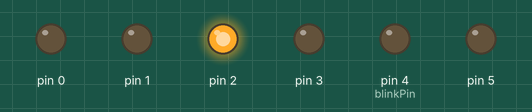
The sketch below on a simulated Arduino Uno, built with avr-gcc and run on an emulated ATmega328P. On the bench: output pins drawn as LEDs (lit = HIGH). Random numbers use the default seed unless the sketch sets one.

Above: at 0.05 s.
At 7.58 s:
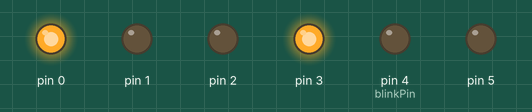
At 11.79 s:
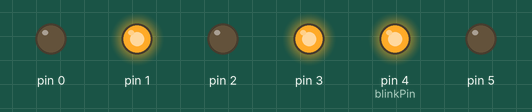
At 18.54 s:
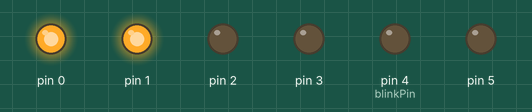
At 27.13 s:
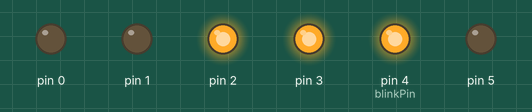
At 37.62 s:
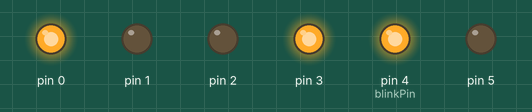
Timing chart, 0 to 40.0 s (numbered marks = the images above):
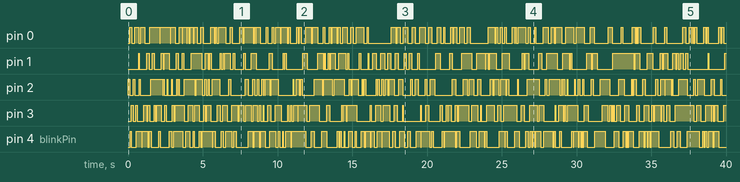

Measured:
- by itself, pin 0: LOW → HIGH at 0.10 s, → LOW 0.15 s later, → HIGH 0.20 s later, → LOW 0.25 s later, … (158 changes in this stretch)
- by itself, pin 2: LOW → HIGH at 0.00 s, → LOW 0.10 s later, → HIGH 0.25 s later, → LOW 0.10 s later, … (150 changes in this stretch)
- by itself, pin 3: LOW → HIGH at 0.20 s, → LOW 0.15 s later, → HIGH 0.15 s later, → LOW 0.10 s later, … (149 changes in this stretch)

The sketch:

blink.ino
```cpp
int blinkPin = 4 ;

void setup() {
  pinMode(0, OUTPUT);
  pinMode(1, OUTPUT);
  pinMode(2, OUTPUT);
  pinMode(3, OUTPUT);
  pinMode(4, OUTPUT);
  pinMode(5, OUTPUT);
}

// the loop function runs over and over again forever
void loop() {
    blinkPin = random(5);
    digitalWrite(blinkPin, HIGH);   // turn a "random" LED on
    blinkPin = random(5);
    digitalWrite(blinkPin, LOW);    // turn a "random" LED off
    delay(50);                      // wait
}
```
